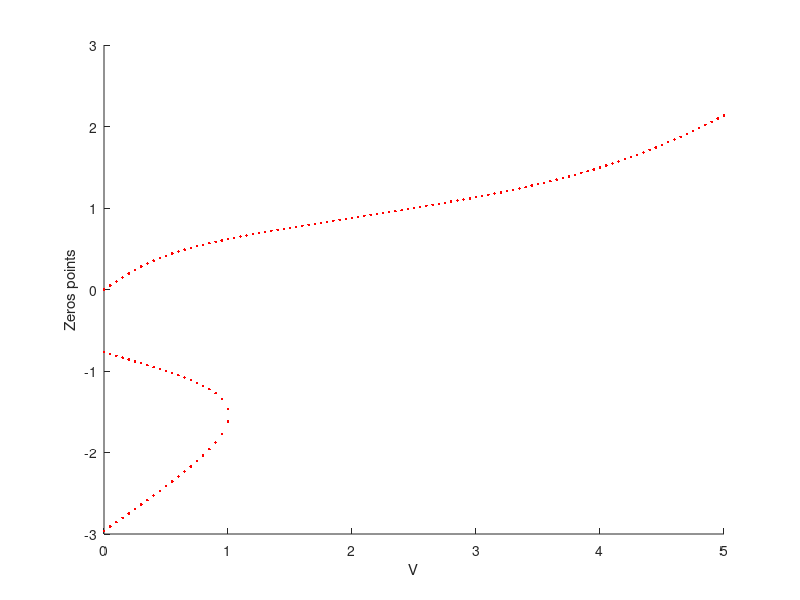

Write MATLAB code to recreate this figure.
figure(1); hold on;
k = 3; 
for V = 0:0.05:5
    polycoeff = [-1 (V-k) 0 0 -1 V];
    rts = roots(polycoeff);
    rts = rts(imag(rts) == 0);
    plot(V*ones(length(rts),1),rts,'r.');
end
hold off;
xlabel('V'); ylabel('Zeros points');